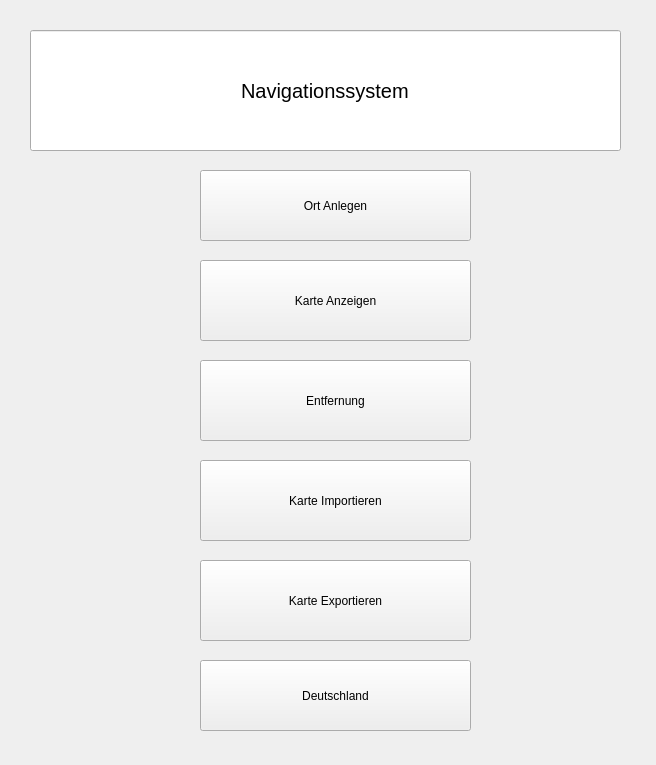
<?xml version="1.0" encoding="UTF-8"?>
<ui version="4.0">
 <class>Navigationssystem</class>
 <widget class="QWidget" name="Navigationssystem">
  <property name="geometry">
   <rect>
    <x>0</x>
    <y>0</y>
    <width>656</width>
    <height>765</height>
   </rect>
  </property>
  <property name="windowTitle">
   <string>Form</string>
  </property>
  <widget class="QPushButton" name="anlegen">
   <property name="geometry">
    <rect>
     <x>200</x>
     <y>170</y>
     <width>271</width>
     <height>71</height>
    </rect>
   </property>
   <property name="text">
    <string>Ort Anlegen</string>
   </property>
  </widget>
  <widget class="QPushButton" name="anzeigen">
   <property name="geometry">
    <rect>
     <x>200</x>
     <y>260</y>
     <width>271</width>
     <height>81</height>
    </rect>
   </property>
   <property name="text">
    <string>Karte Anzeigen</string>
   </property>
  </widget>
  <widget class="QPushButton" name="entfernung">
   <property name="geometry">
    <rect>
     <x>200</x>
     <y>360</y>
     <width>271</width>
     <height>81</height>
    </rect>
   </property>
   <property name="text">
    <string>Entfernung</string>
   </property>
  </widget>
  <widget class="QPushButton" name="exportieren">
   <property name="geometry">
    <rect>
     <x>200</x>
     <y>560</y>
     <width>271</width>
     <height>81</height>
    </rect>
   </property>
   <property name="text">
    <string>Karte Exportieren</string>
   </property>
  </widget>
  <widget class="QPushButton" name="importieren">
   <property name="geometry">
    <rect>
     <x>200</x>
     <y>460</y>
     <width>271</width>
     <height>81</height>
    </rect>
   </property>
   <property name="text">
    <string>Karte Importieren</string>
   </property>
  </widget>
  <widget class="QPushButton" name="deutschland">
   <property name="geometry">
    <rect>
     <x>200</x>
     <y>660</y>
     <width>271</width>
     <height>71</height>
    </rect>
   </property>
   <property name="text">
    <string>Deutschland</string>
   </property>
  </widget>
  <widget class="QLineEdit" name="lineEdit">
   <property name="geometry">
    <rect>
     <x>30</x>
     <y>30</y>
     <width>591</width>
     <height>121</height>
    </rect>
   </property>
   <property name="font">
    <font>
     <pointsize>15</pointsize>
    </font>
   </property>
   <property name="text">
    <string>Navigationssystem</string>
   </property>
   <property name="alignment">
    <set>Qt::AlignCenter</set>
   </property>
  </widget>
 </widget>
 <resources/>
 <connections/>
</ui>
